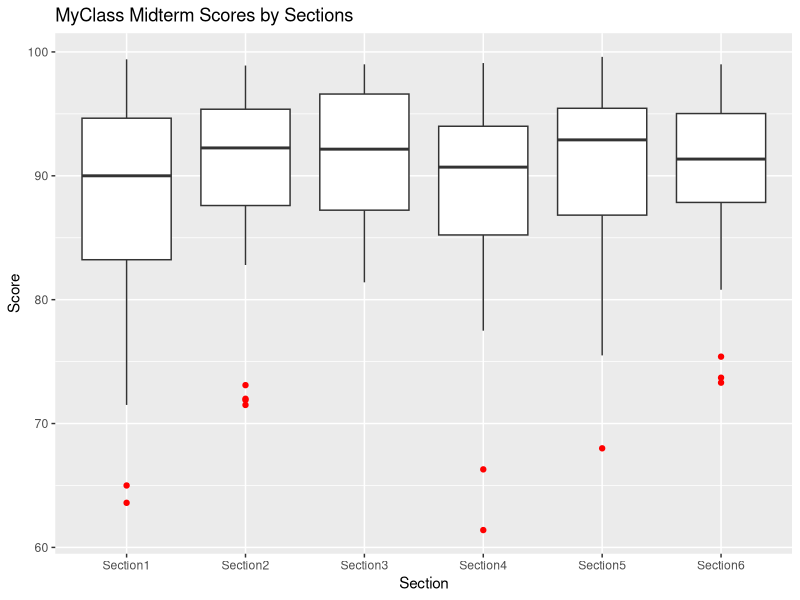
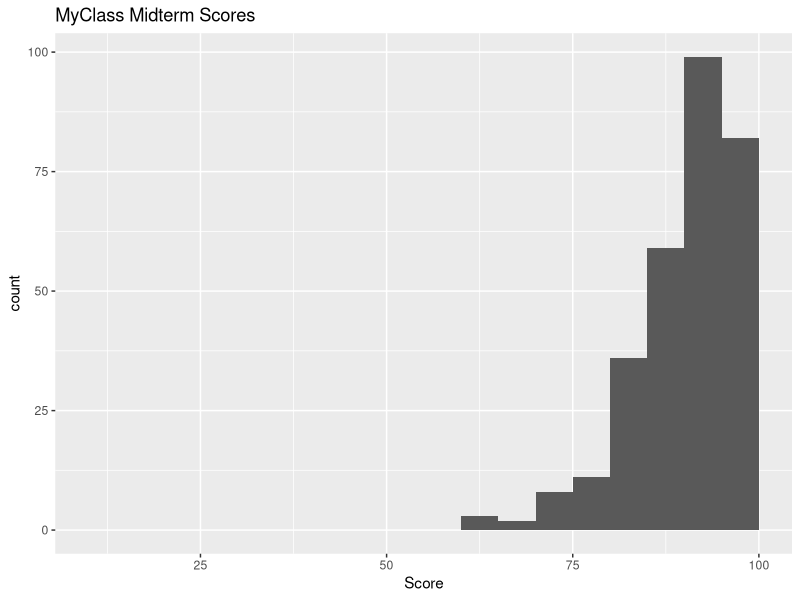

Write the R code that produced these figures, in order.
## ---- chunk 1
knitr::opts_chunk$set(echo = TRUE)
## ---- chunk 2
library('tidyverse')
## ---- chunk 3
# Class size 300, most people will get A's for this class
scores <- rbeta(300, 18, 2) * 100
sectionNames <- paste0('Section',rep(seq(1,6),50)) # 6 Sections
classData <- data.frame(round(scores,digits=1),factor(sectionNames))
names(classData) <- c("Score", "Section")
## ---- chunk 4
fit <- aov(Score ~ Section, data=classData)
summary(fit)
## ---- chunk 5
library(ggplot2)
p <- ggplot(classData, aes(x=Section, y=Score)) + 
  geom_boxplot(outlier.color="red") + 
  labs(title="MyClass Midterm Scores by Sections")
p # Display the plot
## ---- chunk 6

p2 <- ggplot(classData, aes(Score)) + 
  geom_histogram(breaks=seq(10, 100, by=5)) +
  labs(title="MyClass Midterm Scores")
p2 # Display the plot
